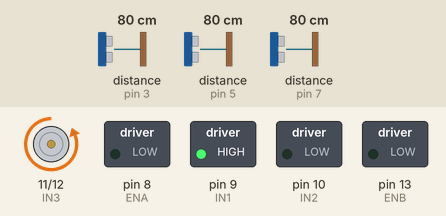
This sketch was run on a simulated Arduino Uno, built with avr-gcc and run on an emulated ATmega328P. Shown: motor-driver pin pairs drawn as motors (green arrow = first pin HIGH = forward, orange = second pin HIGH = backward, longer = more drive), switched loads named in the sketch (green lamp = pin HIGH). Inputs (shaded band) come from the test bench; at power-on: distance to the obstacle (sensors on pin 3, pin 5, pin 7) 80 cm. The echo pulse lasts 58.3 µs per cm; what the sketch prints to the serial monitor is not drawn.

Above: at 1.2 s.
1.3 s: distance to the obstacle (sensor on pin 3) set to 60 cm
4.3 s: distance to the obstacle (sensor on pin 5) set to 120 cm
7.3 s: distance to the obstacle (sensor on pin 3) set to 2 cm
10.3 s: distance to the obstacle (sensor on pin 7) set to 22 cm
11.8 s: distance to the obstacle (sensor on pin 7) set to 18 cm
At 12.2 s:
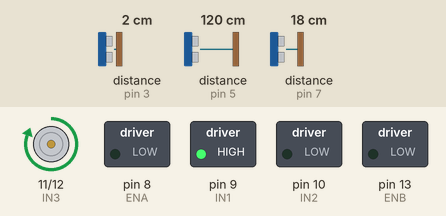
13.3 s: distance to the obstacle (sensor on pin 7) set to 35 cm
At 15.9 s:
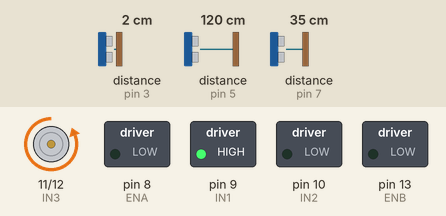
Timing chart, 0 to 16.9 s (numbered marks = the images above; inputs shaded):
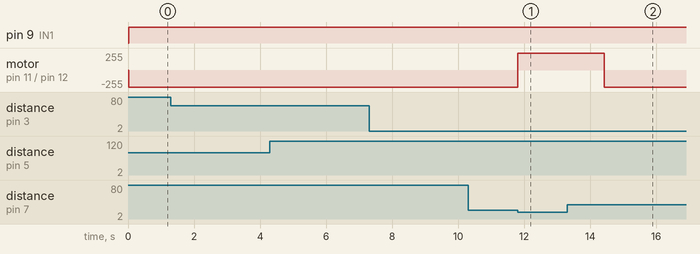

Measured:
- the behaviour switches between 21 and 20 cm on distance to the obstacle (sensor on pin 7) (found by bisection; images 0 and 1)
- after the input at 11.8 s, motor on pin 11 (IN3) / pin 12 (IN4): backward 255/255 → forward 255/255 at once
- after the input at 13.3 s, motor on pin 11 (IN3) / pin 12 (IN4): forward 255/255 → backward 255/255 after 1.1 s

The sketch:

maze_2.ino
```cpp
/////////////////////sonar///////////////////////

#include <NewPing.h>

#define SONAR_NUM 3      // Number of sensors.
#define MAX_DISTANCE 150 // Maximum distance (in cm) to ping.

#define Front 0
#define Left  1
#define Right 2

#define TRIG1 2 // 초음파 센서 1번 Trig 핀 번호
#define ECHO1 3 // 초음파 센서 1번 Echo 핀 번호

#define TRIG2 4 // 초음파 센서 2번 Trig 핀 번호
#define ECHO2 5 // 초음파 센서 2번 Echo 핀 번호

#define TRIG3 6 // 초음파 센서 3번 Trig 핀 번호
#define ECHO3 7 // 초음파 센서 3번 Echo 핀 번호

NewPing sonar[SONAR_NUM] = {   // Sensor object array.
NewPing(TRIG1, ECHO1, MAX_DISTANCE), // Each sensor's trigger pin, echo pin, and max distance to ping.
NewPing(TRIG2, ECHO2, MAX_DISTANCE),
NewPing(TRIG3, ECHO3, MAX_DISTANCE)
};


/////////////////////L298//////////////////////////
#define ENA 8
#define IN1 9
#define IN2 10
#define IN3 11
#define IN4 12
#define ENB 13

 float front_sonar = 0.0;
 float left_sonar  = 0.0;
 float right_sonar = 0.0;

/////////////////////Maze_Status//////////////////////////
int maze_status = 0;


void setup()
{

  pinMode(TRIG1, OUTPUT);
  pinMode(ECHO1, INPUT);

  pinMode(TRIG2, OUTPUT);
  pinMode(ECHO2, INPUT);

  pinMode(TRIG3, OUTPUT);
  pinMode(ECHO3, INPUT);

  pinMode(ENA, OUTPUT);
  pinMode(IN1, OUTPUT);
  pinMode(IN2, OUTPUT);

  pinMode(IN3, OUTPUT);
  pinMode(IN4, OUTPUT);
  pinMode(ENB, OUTPUT);
   Serial.begin(115200); // 통신속도를 115200으로 정의함

}

void motor_A_control(int direction_a, int motor_speed_a) //모터 A의 방향(direction)과 속도(speed) 제어
{
  if(direction_a == HIGH)
  {
     digitalWrite(IN1, HIGH); //모터의 방향 제어
     digitalWrite(IN2, LOW);
     analogWrite(ENA,motor_speed_a); //모터의 속도 제어

  }
  else
  {
    digitalWrite(IN1, LOW);
    digitalWrite(IN2, HIGH);
    analogWrite(ENA,motor_speed_a);

  }
}
void motor_B_control(int direction_b, int motor_speed_b) //모터 A의 방향(direction)과 속도(speed) 제어
{
  if(direction_b == HIGH)
  {
     digitalWrite(IN3, LOW); //모터의 방향 제어
     digitalWrite(IN4, HIGH);
     analogWrite(ENB,motor_speed_b); //모터의 속도 제어

  }
  else
  {
    digitalWrite(IN3, HIGH);
    digitalWrite(IN4, LOW);
    analogWrite(ENB,motor_speed_b);

  }
}


void check_maze_status(void)
{
  if((left_sonar>=0) && (left_sonar<=150) && (right_sonar>=0) && (right_sonar<=150) && (front_sonar>=0) && (front_sonar<=150)) // 3면이 다 막힌 경우
  {
    maze_status = 4;
    Serial.println("maze_status = 4");
  }
  else if( (left_sonar>=0) && (left_sonar<=200) && (right_sonar>=0) && (right_sonar<=200) )
  {
    maze_status = 1;
    Serial.println("maze_status = 1");
  }
  else if((left_sonar>=0) && (left_sonar<=200) && (front_sonar>=0) && (front_sonar<=200))
  {
    maze_status = 2;
    Serial.println("maze_status = 2");
  }
  else if((right_sonar>=0) && (right_sonar<=200) && (front_sonar>=0) && (front_sonar<=200))
  {
    maze_status = 3;
    Serial.println("maze_status = 3");
  }
  else
  {
    maze_status = 0;
    Serial.println("maze_status = 0");
  }
}
void loop()
{
  //Serial.print("Duration: ");
  //Serial.println(duration);

  front_sonar = sonar[Front].ping_cm()*10; // 전방 센서 측정
  left_sonar  = sonar[Left].ping_cm() *10; // 좌축 센서 측정
  right_sonar = sonar[Right].ping_cm()*10; // 우측 센서 측정
  if(front_sonar == 0.0) front_sonar = MAX_DISTANCE*10; // 0.0 출력이 최대값이므로
  if(left_sonar  == 0.0)  left_sonar = MAX_DISTANCE*10;
  if(right_sonar == 0.0) right_sonar = MAX_DISTANCE*10;

  Serial.print("L: "); Serial.print(left_sonar); Serial.print(" ");
  Serial.print("F: "); Serial.print(front_sonar); Serial.print(" ");
  Serial.print("R: "); Serial.println(right_sonar);

  check_maze_status();

  if(maze_status == 4)
  {
  //정지 한다
  Serial.println("Rotate CCW");
  motor_A_control(HIGH,0);
  motor_B_control(LOW,0);
  delay(1000);

  //180도 회전을 한다
  motor_A_control(HIGH,80); //왼쪽 전진
  motor_B_control(LOW,90); //오른쪽은 후진
  delay(1600);

  //정지 한다
  motor_A_control(HIGH,0);
  motor_B_control(LOW,0);
  delay(1000);
  }
  else if(maze_status == 1)
  {
  //앞으로 간다
  Serial.println("Rotate CCW");
  motor_A_control(HIGH,100);
  motor_B_control(HIGH,100);
  }
  else if(maze_status == 3)
  {
  //정지 한다
  Serial.println("Rotate CCW");
  motor_A_control(HIGH,0);
  motor_B_control(LOW,0);
  delay(1000);

  //왼쪽으로 90도 회전 한다
  motor_A_control(HIGH,100);
  motor_B_control(LOW,100);
  delay(600);

  //정지 한다
  motor_A_control(HIGH,0);
  motor_B_control(LOW,0);
  delay(1000);
  }
  else if(maze_status == 2)
  {
  //정지 한다
  Serial.println("Rotate CCW");
  motor_A_control(HIGH,0);
  motor_B_control(LOW,0);
  delay(1000);

  //오른쪽으로 90도 회전 한다
  motor_A_control(LOW,100);
  motor_B_control(HIGH,100);
  delay(600);

  //정지 한다
  motor_A_control(HIGH,0);
  motor_B_control(LOW,0);
  delay(1200);
  }
  else
  {
  //앞으로 간다
  Serial.println("Go Straight");
  motor_A_control(HIGH,100);
  motor_B_control(HIGH,100);
  }


}
```
